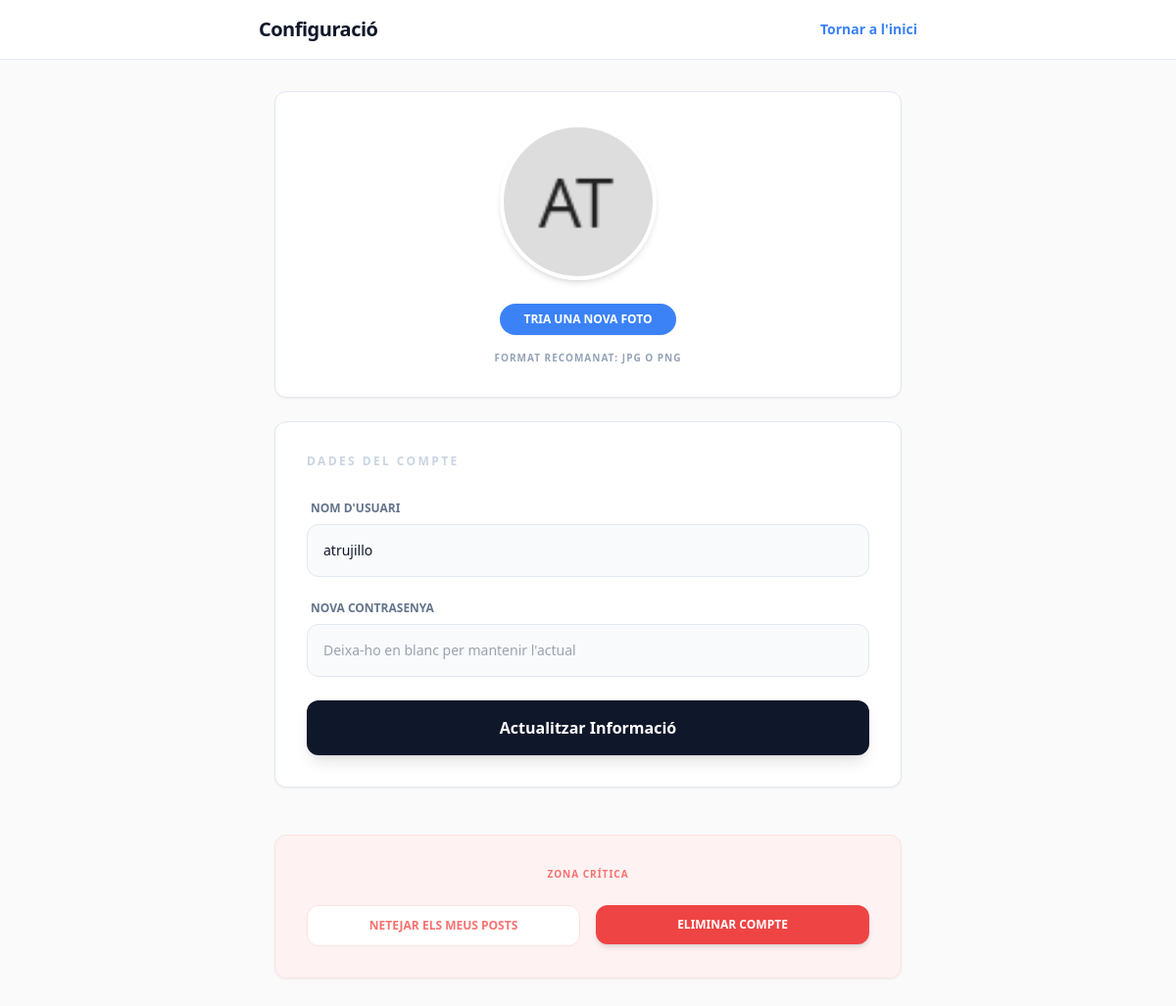
/public/profile.php (signed in), run on the app's committed database.
### tables this page shows
CREATE TABLE `users` (
  `id` int NOT NULL AUTO_INCREMENT,
  `username` varchar(50) NOT NULL,
  `password` varchar(255) NOT NULL,
  `created_at` timestamp NULL DEFAULT CURRENT_TIMESTAMP,
  `avatar_url` varchar(255) DEFAULT NULL,
  PRIMARY KEY (`id`),
  UNIQUE KEY `username` (`username`)
);

### public/profile.php (the view, shortened to what this page needs)
<?php
include 'db_conn.php';
$stmt = $db->prepare("SELECT * FROM users WHERE id = ?");
$stmt->execute([$_SESSION['user_id']]);
$user = $stmt->fetch(PDO::FETCH_ASSOC);
function getAvatar($photo, $username) {
    $path_to_file = __DIR__ . "/uploads/" . $photo;
    if (!empty($photo) && file_exists($path_to_file) && is_file($path_to_file)) {
        return "/uploads/" . $photo;
    }
    return "https://ui-avatars.com/api/?name=" . urlencode($username) . "&background=random&color=fff&bold=true&size=256";
}
$current_avatar = getAvatar($user['avatar_url'], $user['username']);
?>
<!DOCTYPE html>
<html lang="ca">
<head>
    <script src="https://cdn.tailwindcss.com"></script>
</head>
<body class="bg-[#fafafa] text-slate-900 min-h-screen">
    <nav class="bg-white border-b border-slate-200 sticky top-0 z-10 p-4 mb-8">
        <div class="max-w-2xl mx-auto flex justify-between items-center">
            <h1 class="text-xl font-bold tracking-tight">Configuració</h1>
            <a href="extagram.php" class="text-sm font-semibold text-blue-500 hover:text-slate-900 transition-colors">Tornar a l'inici</a>
        </div>
    </nav>
    <main class="max-w-2xl mx-auto px-4 pb-20">
        <div class="bg-white border border-slate-200 rounded-xl p-8 mb-6 shadow-sm text-center">
            <div class="flex flex-col items-center">
                <div class="relative mb-4">
                    <img id="avatar_preview"
                         src="<?php echo $current_avatar; ?>"
                         class="w-40 h-40 rounded-full object-cover border-4 border-white shadow-md">
                    <form action="update_profile.php" method="POST" enctype="multipart/form-data" class="mt-6">
                        <label class="cursor-pointer bg-blue-500 text-white px-6 py-2 rounded-full text-xs font-bold shadow-sm hover:bg-blue-600 transition-all block">
                            TRIA UNA NOVA FOTO
                        </label>
                    </form>
                </div>
                <p class="text-[10px] text-slate-400 uppercase font-bold tracking-widest">Format recomanat: JPG o PNG</p>
            </div>
        </div>
        <div class="bg-white border border-slate-200 rounded-xl p-8 mb-6 shadow-sm">
            <h2 class="text-xs font-black text-slate-300 uppercase tracking-[0.2em] mb-8">Dades del compte</h2>
            <form action="update_profile.php" method="POST" class="space-y-6">
                <div>
                    <label class="block text-xs font-bold text-slate-500 mb-2 ml-1">NOM D'USUARI</label>
                    <input type="text" name="username" required
                           value="<?php echo htmlspecialchars($user['username']); ?>"
                           class="w-full bg-slate-50 border border-slate-200 p-4 rounded-xl text-sm focus:outline-none focus:ring-2 focus:ring-blue-400 transition-all">
                </div>
                <div>
                    <label class="block text-xs font-bold text-slate-500 mb-2 ml-1">NOVA CONTRASENYA</label>
                    <input type="password" name="new_password" placeholder="Deixa-ho en blanc per mantenir l'actual"
                           class="w-full bg-slate-50 border border-slate-200 p-4 rounded-xl text-sm focus:outline-none focus:ring-2 focus:ring-blue-400 transition-all">
                </div>
                <button type="submit" class="w-full bg-slate-900 text-white py-4 rounded-xl font-bold hover:bg-black active:scale-[0.98] transition-all shadow-lg">
                    Actualitzar Informació
                </button>
            </form>
        </div>
        <div class="bg-red-50 border border-red-100 rounded-xl p-8 shadow-sm mt-12">
            <h2 class="text-[10px] font-bold text-red-400 uppercase tracking-widest mb-6 text-center">Zona Crítica</h2>
            <div class="flex flex-col sm:flex-row gap-4">
                <form action="update_profile.php" method="POST" class="flex-1" onsubmit="return confirm('Segur? Això esborrarà les teves fotos publicades.')">
                    <button type="submit" class="w-full bg-white border border-red-100 text-red-400 py-3 rounded-xl text-xs font-bold hover:bg-red-50 transition-all">
                        NETEJAR ELS MEUS POSTS
                    </button>
                </form>
                <form action="update_profile.php" method="POST" class="flex-1" onsubmit="return confirm('ATENCIÓ: Vols esborrar el teu compte per sempre?')">
                    <button type="submit" class="w-full bg-red-500 text-white py-3 rounded-xl text-xs font-bold hover:bg-red-600 shadow-md transition-all">
                        ELIMINAR COMPTE
                    </button>
                </form>
            </div>
        </div>
    </main>
</body>
</html>

### data on the page
users: avatar_url+username (picture), username "atrujillo"
